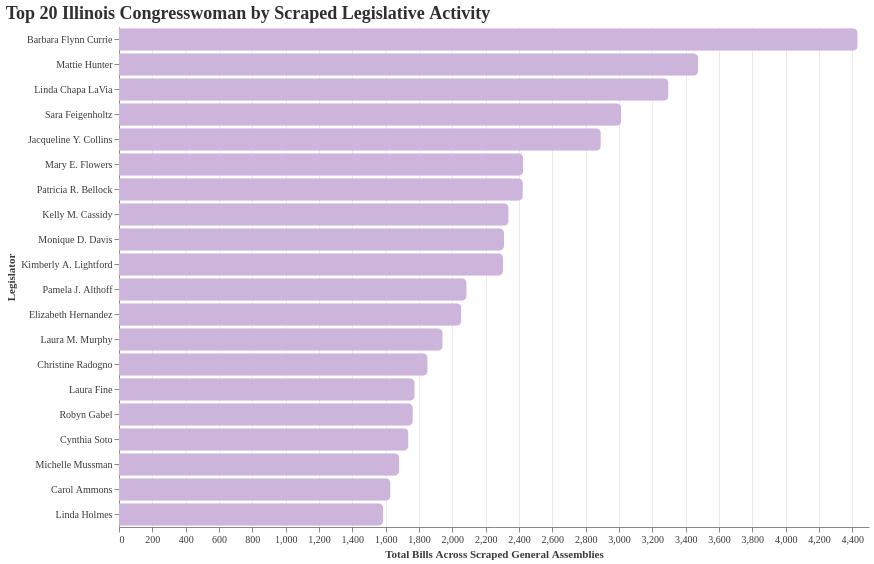

Here is the notebook cell this chart was saved with:
### Code cell
top_women = (
    df.groupby("ilga_name", as_index=False)
    .agg(
        total_bills=("ilga_all_bills_count", "sum"),
        primary_bills=("ilga_primary_bills_count", "sum"),
        cosponsored_bills=("ilga_cosponsored_bills_count", "sum"),
        sessions=("general_assembly", "nunique")
    )
    .sort_values("total_bills", ascending=False)
    .head(20)
)

chart7 = alt.Chart(top_women).mark_bar(cornerRadiusTopRight=5, cornerRadiusBottomRight=5).encode(
    y=alt.Y("ilga_name:N", sort="-x", title="Legislator"),
    x=alt.X("total_bills:Q", title="Total Bills Across Scraped General Assemblies"),
    color=alt.value("#CDB4DB"),
    tooltip=[
        "ilga_name",
        "total_bills",
        "primary_bills",
        "cosponsored_bills",
        "sessions"
    ]
).properties(
    title="Top 20 Illinois Congresswoman by Scraped Legislative Activity",
    width=750,
    height=500
)

style_chart(chart7)

### Figure 1 — Vega-Lite specification as saved in the notebook (floating-point values rounded to 4 significant figures)
{"config": {"view": {"continuousWidth": 300, "continuousHeight": 300, "strokeWidth": 0}, "axis": {"gridColor": "#EAEAEA", "labelColor": "#3A3A3A", "labelFont": "Georgia", "titleColor": "#3A3A3A", "titleFont": "Georgia"}, "legend": {"labelFont": "Georgia", "titleFont": "Georgia"}, "title": {"anchor": "start", "color": "#2F2F2F", "font": "Georgia", "fontSize": 18}}, "data": {"name": "data-ec9a9b92362adf94cb342f7f5685cd48"}, "mark": {"type": "bar", "cornerRadiusBottomRight": 5, "cornerRadiusTopRight": 5}, "encoding": {"color": {"value": "#CDB4DB"}, "tooltip": [{"field": "ilga_name", "type": "nominal"}, {"field": "total_bills", "type": "quantitative"}, {"field": "primary_bills", "type": "quantitative"}, {"field": "cosponsored_bills", "type": "quantitative"}, {"field": "sessions", "type": "quantitative"}], "x": {"field": "total_bills", "title": "Total Bills Across Scraped General Assemblies", "type": "quantitative"}, "y": {"field": "ilga_name", "sort": "-x", "title": "Legislator", "type": "nominal"}}, "height": 500, "title": "Top 20 Illinois Congresswoman by Scraped Legislative Activity", "width": 750, "$schema": "https://vega.github.io/schema/vega-lite/v6.4.1.json", "datasets": {"data-ec9a9b92362adf94cb342f7f5685cd48": [{"ilga_name": "Barbara Flynn Currie", "total_bills": 4432, "primary_bills": 583, "cosponsored_bills": 3849, "sessions": 8}, {"ilga_name": "Mattie Hunter", "total_bills": 3475, "primary_bills": 770, "cosponsored_bills": 2705, "sessions": 12}, {"ilga_name": "Linda Chapa LaVia", "total_bills": 3297, "primary_bills": 496, "cosponsored_bills": 2801, "sessions": 9}, {"ilga_name": "Sara Feigenholtz", "total_bills": 3014, "primary_bills": 904, "cosponsored_bills": 2110, "sessions": 12}, {"ilga_name": "Jacqueline Y. Collins", "total_bills": 2891, "primary_bills": 525, "cosponsored_bills": 2366, "sessions": 10}, {"ilga_name": "Mary E. Flowers", "total_bills": 2425, "primary_bills": 825, "cosponsored_bills": 1600, "sessions": 11}, {"ilga_name": "Patricia R. Bellock", "total_bills": 2423, "primary_bills": 402, "cosponsored_bills": 2021, "sessions": 8}, {"ilga_name": "Kelly M. Cassidy", "total_bills": 2338, "primary_bills": 475, "cosponsored_bills": 1863, "sessions": 8}, {"ilga_name": "Monique D. Davis", "total_bills": 2310, "primary_bills": 402, "cosponsored_bills": 1908, "sessions": 7}, {"ilga_name": "Kimberly A. Lightford", "total_bills": 2304, "primary_bills": 784, "cosponsored_bills": 1520, "sessions": 12}, {"ilga_name": "Pamela J. Althoff", "total_bills": 2086, "primary_bills": 710, "cosponsored_bills": 1376, "sessions": 8}, {"ilga_name": "Elizabeth Hernandez", "total_bills": 2054, "primary_bills": 304, "cosponsored_bills": 1750, "sessions": 8}, {"ilga_name": "Laura M. Murphy", "total_bills": 1942, "primary_bills": 446, "cosponsored_bills": 1496, "sessions": 6}, {"ilga_name": "Christine Radogno", "total_bills": 1852, "primary_bills": 1446, "cosponsored_bills": 406, "sessions": 8}, {"ilga_name": "Laura Fine", "total_bills": 1774, "primary_bills": 503, "cosponsored_bills": 1271, "sessions": 7}, {"ilga_name": "Robyn Gabel", "total_bills": 1763, "primary_bills": 571, "cosponsored_bills": 1192, "sessions": 9}, {"ilga_name": "Cynthia Soto", "total_bills": 1737, "primary_bills": 217, "cosponsored_bills": 1520, "sessions": 8}, {"ilga_name": "Michelle Mussman", "total_bills": 1681, "primary_bills": 268, "cosponsored_bills": 1413, "sessions": 8}, {"ilga_name": "Carol Ammons", "total_bills": 1629, "primary_bills": 223, "cosponsored_bills": 1406, "sessions": 6}, {"ilga_name": "Linda Holmes", "total_bills": 1585, "primary_bills": 557, "cosponsored_bills": 1028, "sessions": 10}]}}
